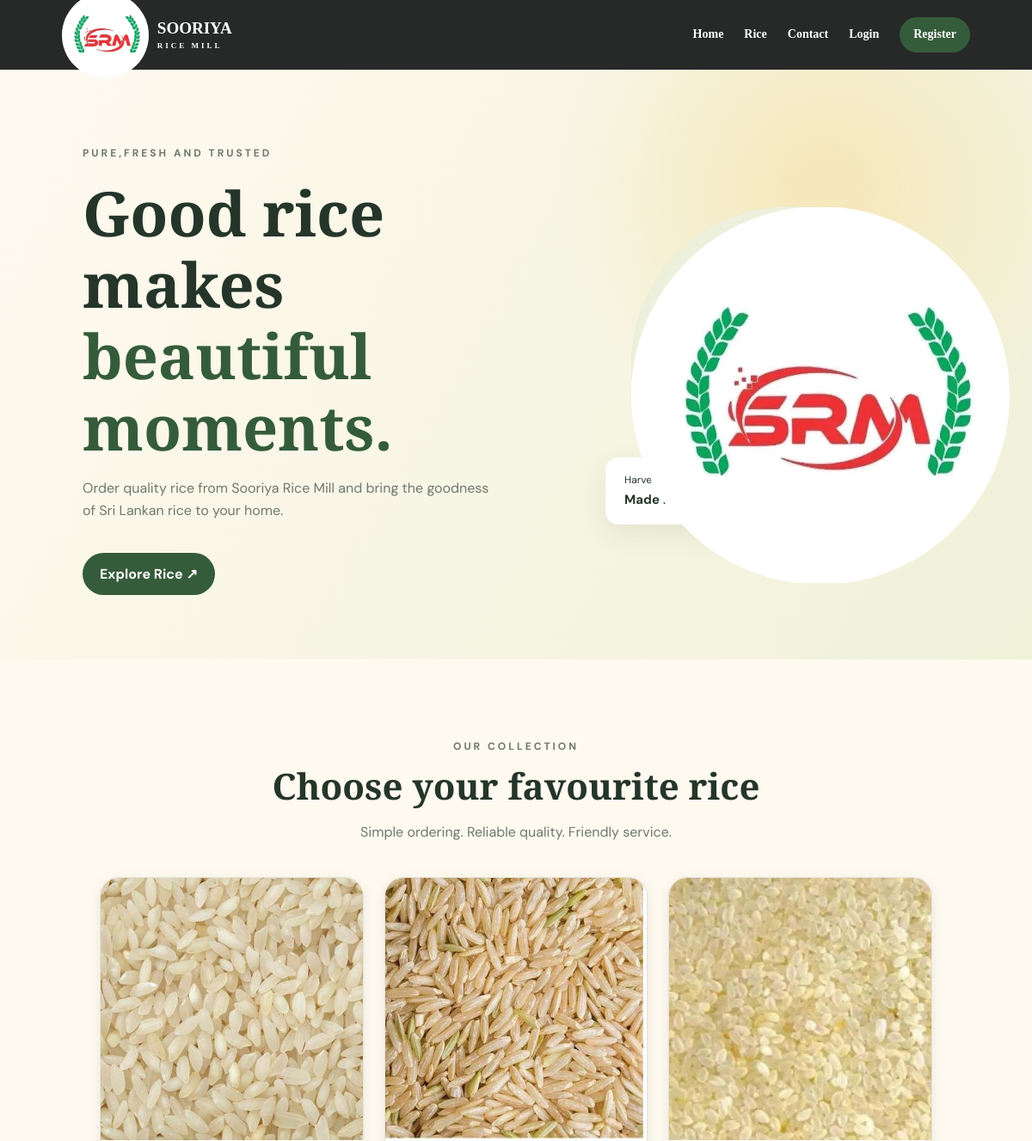
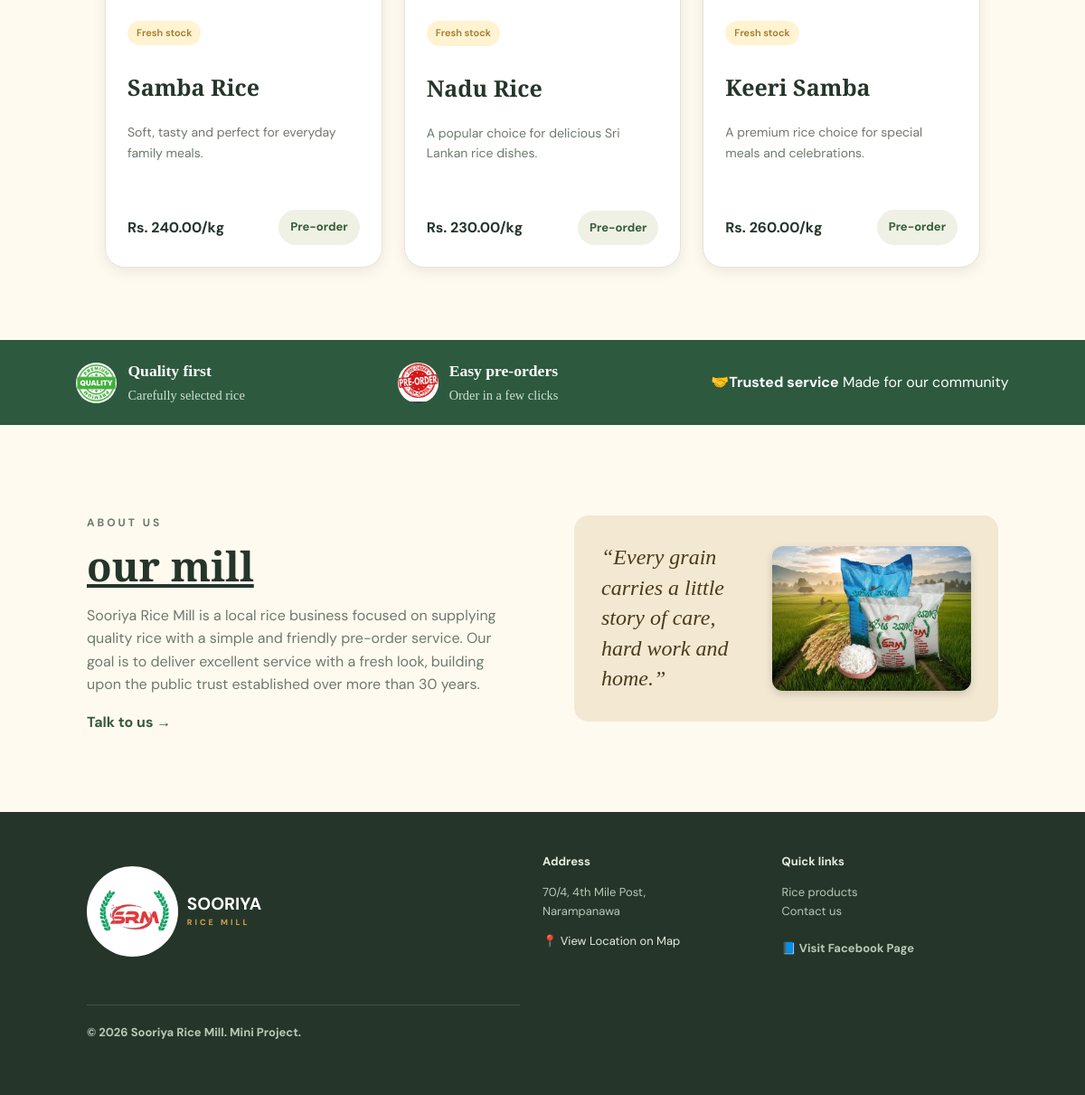
The page / on the database its author committed (2 pictures, top to bottom).
### tables this page shows
CREATE TABLE rice_products (
 id INT AUTO_INCREMENT PRIMARY KEY,
 name VARCHAR(120) NOT NULL,
 description TEXT NOT NULL,
 price DECIMAL(10,2) NOT NULL,
 image_class VARCHAR(50) DEFAULT 'rice-art',
 active TINYINT(1) DEFAULT 1
);

### includes/functions.php (called while the page is built, shortened)
<?php
function e($value) { return htmlspecialchars((string)$value, ENT_QUOTES, "UTF-8"); }
?>

### index.php (the view, shortened to what this page needs)
<?php
require_once "includes/db.php";
require_once "includes/functions.php";
$products = $pdo->query("SELECT * FROM rice_products WHERE active=1 ORDER BY id ASC")->fetchAll();
?>
<!DOCTYPE html>
<html lang="en">
<head>
    <link rel="stylesheet" href="css/style.css">
</head>
<body>
    <?php include "includes/header.php"; ?>
    <section class="hero">
        <div class="hero-content">
            <p class="eyebrow">PURE,FRESH AND TRUSTED</p>
            <h1>Good rice makes<br><span>beautiful moments.</span></h1>
            <p>Order quality rice from Sooriya Rice Mill and bring the goodness of Sri Lankan rice to your home.</p>
            <a class="btn" href="#products">Explore Rice <span>↗</span></a>
        </div>
        <div class="hero-art">
              <img class="hero-logo" src="logo.jpeg" alt="Sooriya Rice Mill Logo">
           <div class="art-card">Harvested with care<br><strong>Made for your family</strong></div>
        </div>
    </section>
    <section class="section" id="products">
        <div class="section-heading">
            <p class="eyebrow">OUR COLLECTION</p>
            <h2>Choose your favourite rice</h2>
            <p>Simple ordering. Reliable quality. Friendly service.</p>
        </div>
        <div class="product-grid">
            <?php foreach($products as $p): ?>
                <?php
                    $image_file = !empty($p['image_class']) ? $p['image_class'] . '.jpg' : 'samba.jpg';
                ?>
                <article class="product-card">
                    <div class="product-image <?php echo e($p['image_class']); ?>">
                        <img src="<?php echo e($image_file); ?>" alt="<?php echo e($p['name']); ?>">
                    </div>
                    <div class="product-body">
                        <span class="tag">Fresh stock</span>
                        <h3><?php echo e($p['name']); ?></h3>
                        <p><?php echo e($p['description']); ?></p>
                        <div class="product-bottom">
                            <strong>Rs. <?php echo number_format($p['price'], 2); ?>/kg</strong>
                            <a class="small-btn" href="preorder.php?product=<?php echo $p['id']; ?>">Pre-order</a>
                        </div>
                    </div>
                </article>
            <?php endforeach; ?>
        </div>
    </section>
   <section class="features-banner" style="background-color: #2d5a3f; padding: 20px 0;">
    <div class="features-container" style="display: flex; justify-content: space-around; align-items: center; max-width: 1200px; margin: 0 auto; color: #ffffff;">
        <div class="feature-item" style="display: flex; align-items: center; gap: 12px;">
            <img src="quality.jpg" alt="Premium Quality Badge" style="width: 45px; height: 45px; border-radius: 50%; object-fit: cover;">
            <div>
                <strong style="display: block; font-size: 1.1rem; color: #ffffff; font-family: 'Times New Roman', Times, serif;">Quality first</strong>
                <span style="font-size: 0.9rem; color: #d0e0d5; font-family: 'Times New Roman', Times, serif;">Carefully selected rice</span>
            </div>
        </div>
        <div class="feature-item" style="display: flex; align-items: center; gap: 12px;">
            <img src="pre order.jpg" alt="Pre-Order Badge" style="width: 45px; height: 45px; border-radius: 50%; object-fit: cover;">
            <div>
                <strong style="display: block; font-size: 1.1rem; color: #ffffff; font-family: 'Times New Roman', Times, serif;">Easy pre-orders</strong>
                <span style="font-size: 0.9rem; color: #d0e0d5; font-family: 'Times New Roman', Times, serif;">Order in a few clicks</span>
            </div>
        </div>
        <div>
            🤝<strong>Trusted service</strong>
            <span>Made for our community</span>
        </div>
    </section>
    <section class="about section">
        <div>
            <p class="eyebrow">ABOUT US</p>
            <h2><u> our mill</u> </h2>
            <p>Sooriya Rice Mill is a local rice business focused on supplying quality rice with a simple and friendly pre-order service.
              Our goal is to deliver excellent service with a fresh look, building upon the public trust established over more than 30 years.
            </p>
            <a class="text-link" href="contact.php">Talk to us →</a>
        </div>
       <div style="background-color: #f3e8d2;
          border-radius: 16px; padding: 30px;
          display: flex; align-items: center;
          justify-content: space-between;
          gap: 20px; max-width: 900px;
          margin: 20px auto;">
         <p style="font-family: 'Times New Roman', Times, serif;
          font-size: 1.5rem;
          color: #4a3b1d;
          margin: 0; flex: 1;
          font-style: italic;
          line-height: 1.4;">
        “Every grain carries a little story of care, hard work and home.”</p>
        <img src="bags.jpeg" alt="Sooriya Rice Bags" style="width: 220px;
          height: 160px;
          object-fit: cover;
          border-radius: 12px;
          box-shadow: 0 4px 10px rgba(0,0,0,0.15);">
      </div>
    </section>
    <?php include "includes/footer.php"; ?>
</body>
</html>

### includes/header.php
<header class="site-header">
    <a href="/Sooriya_Rice_Mill_Project/index.php" class="brand" style="color: #ffffff; text-decoration: none; font-family: 'Times New Roman', Times, serif;">
        <img src="logo.jpeg" alt="Sooriya Rice Mill Logo" class="header-logo">
        <div>
            <b>SOORIYA<small style="color: #ffffff; font-family: 'Times New Roman', Times, serif;"> RICE MILL</small></b>
        </div>
    </a>
    <nav>
        <a href="/Sooriya_Rice_Mill_Project/index.php" style="color: #ffffff; text-decoration: none; font-family: 'Times New Roman', Times, serif;"><b>Home</b></a>
        <a href="/Sooriya_Rice_Mill_Project/index.php#products" style="color: #ffffff; text-decoration: none; font-family: 'Times New Roman', Times, serif;"><b>Rice</b></a>
        <a href="/Sooriya_Rice_Mill_Project/contact.php" style="color: #ffffff; text-decoration: none; font-family: 'Times New Roman', Times, serif;"><b>Contact</b></a>
        <?php if(isset($_SESSION["user_id"])): ?>
            <a href="/Sooriya_Rice_Mill_Project/dashboard.php" style="color: #ffffff; text-decoration: none; font-family: 'Times New Roman', Times, serif;"><b>Dashboard</b></a>
            <a class="nav-btn" href="/Sooriya_Rice_Mill_Project/auth/logout.php" style="font-family: 'Times New Roman', Times, serif;"><b>Logout</b></a>
        <?php else: ?>
            <a href="/Sooriya_Rice_Mill_Project/auth/login.php" style="color: #ffffff; text-decoration: none; font-family: 'Times New Roman', Times, serif;"><b>Login</b></a>
            <a class="nav-btn" href="/Sooriya_Rice_Mill_Project/auth/register.php" style="font-family: 'Times New Roman', Times, serif;"><b>Register</b></a>
        <?php endif; ?>
    </nav>
</header>

### includes/footer.php
<footer>
   <a href="index.php" class="brand">
    <img src="logo.jpeg" alt="Sooriya Rice Mill Logo" class="header-logo">
    <div>
        SOORIYA<small>RICE MILL</small>
    </div>
    </a>
    <div>
        <strong>Address</strong>
        <p>70/4, 4th Mile Post,<br>Narampanawa</p>
        <a href="https://maps.app.goo.gl/gsHa6L7eMQBxikQE9?g_st=ac" target="_blank" rel="noopener noreferrer">📍 View Location on Map</a>
    </div>
    <div>
        <strong>Quick links</strong>
        <p>
            <a href="/Sooriya_Rice_Mill_Project/index.php#products">Rice products</a><br>
            <a href="/Sooriya_Rice_Mill_Project/contact.php">Contact us</a><br><br>
            <a href="https://www.facebook.com/profile.php?id=61562141890067" target="_blank" rel="noopener noreferrer"><b>📘 Visit Facebook Page<b></a>
        </p>
    </div>
    <p class="copyright">© <?php echo date("Y"); ?> Sooriya Rice Mill. Mini Project.</p>
</footer>

### rows shown on the page
rice_products: image_class (picture), name "Samba Rice", description "Soft, tasty and perfect for everyday family meals.", price "240.00"
rice_products: image_class (picture), name "Nadu Rice", description "A popular choice for delicious Sri Lankan rice dishes.", price "230.00"
rice_products: image_class (picture), name "Keeri Samba", description "A premium rice choice for special meals and celebrations.", price "260.00"
